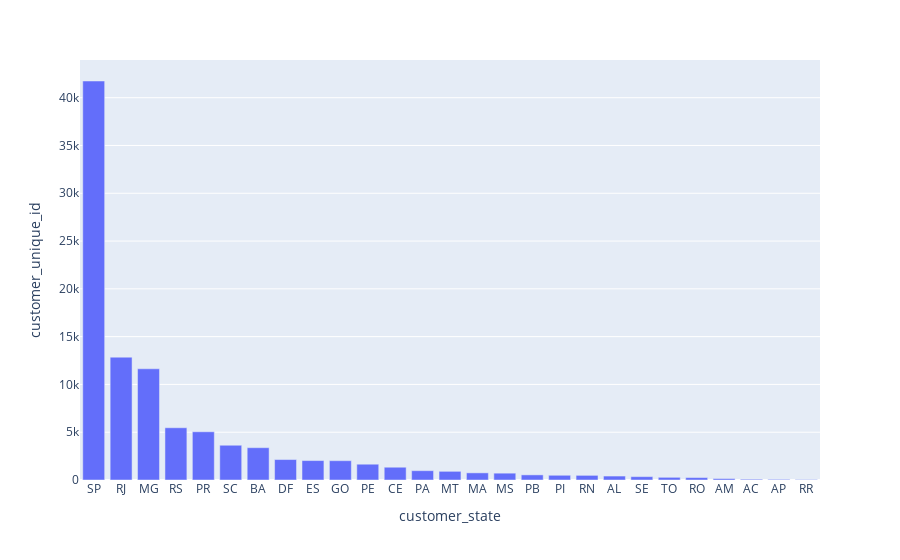

The notebook cell saved with this chart:
### Code cell
# Посмотрим на распределине покупателей по штатам
cust_per_city = customers.\
                groupby('customer_state', as_index = False).\
                agg({'customer_unique_id':'count'}).\
                sort_values('customer_unique_id', ascending=False)

fig = px.bar(cust_per_city, x='customer_state', y='customer_unique_id')
fig.show()

### Figure 1 — Plotly figure (JSON) as saved in the notebook; plotly's stock layout.template omitted (floating-point values rounded to 4 significant figures)
{"data": [{"alignmentgroup": "True", "hovertemplate": "customer_state=%{x}<br>customer_unique_id=%{y}<extra></extra>", "legendgroup": "", "marker": {"color": "#636efa"}, "name": "", "offsetgroup": "", "orientation": "v", "showlegend": false, "textposition": "auto", "type": "bar", "x": ["SP", "RJ", "MG", "RS", "PR", "SC", "BA", "DF", "ES", "GO", "PE", "CE", "PA", "MT", "MA", "MS", "PB", "PI", "RN", "AL", "SE", "TO", "RO", "AM", "AC", "AP", "RR"], "xaxis": "x", "y": [41746, 12852, 11635, 5466, 5045, 3637, 3380, 2140, 2033, 2020, 1652, 1336, 975, 907, 747, 715, 536, 495, 485, 413, 350, 280, 253, 148, 81, 68, 46], "yaxis": "y"}], "layout": {"barmode": "relative", "legend": {"tracegroupgap": 0}, "margin": {"t": 60}, "xaxis": {"anchor": "y", "domain": [0, 1], "title": {"text": "customer_state"}}, "yaxis": {"anchor": "x", "domain": [0, 1], "title": {"text": "customer_unique_id"}}}}
